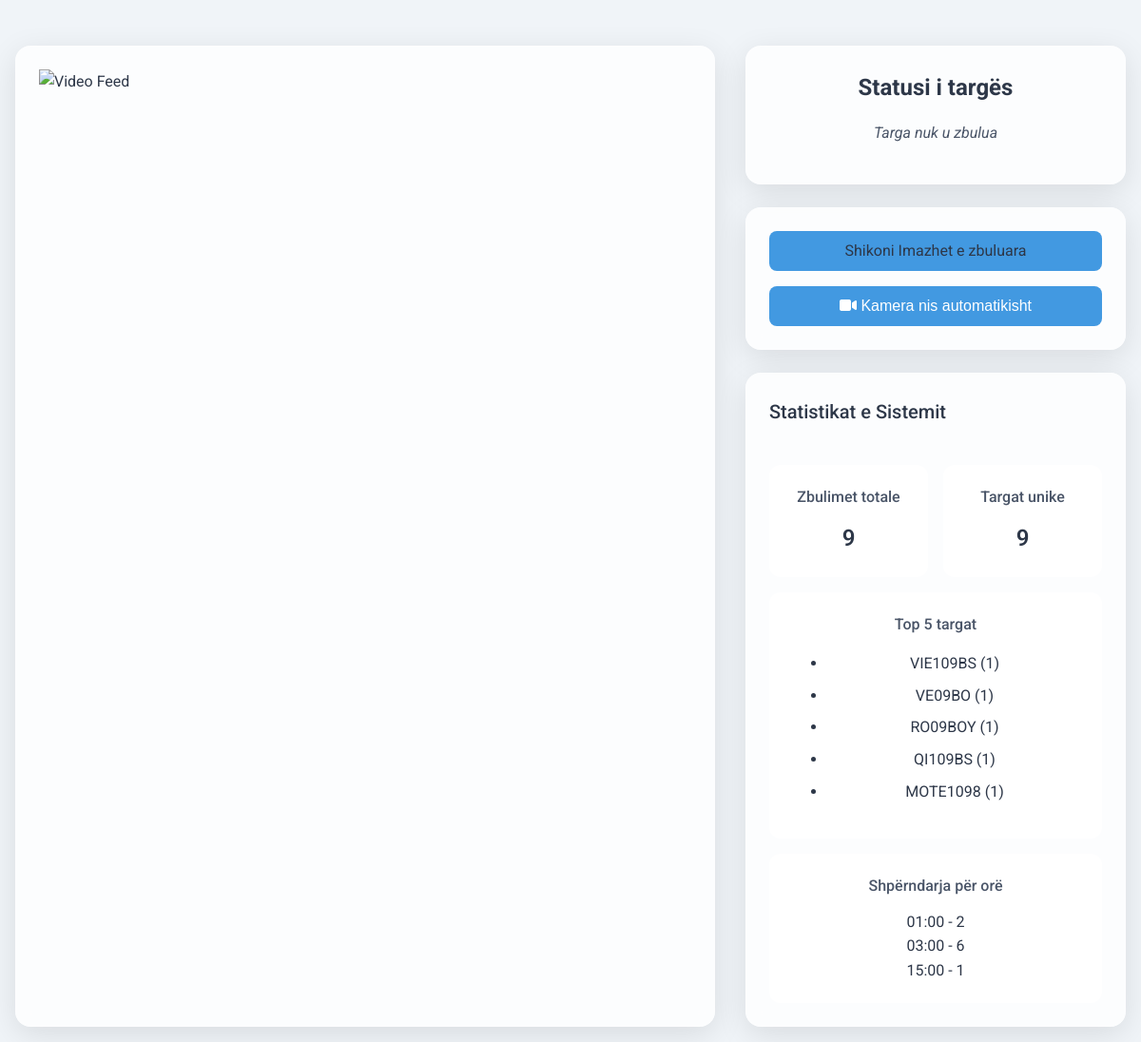
Before: / with the older database file.
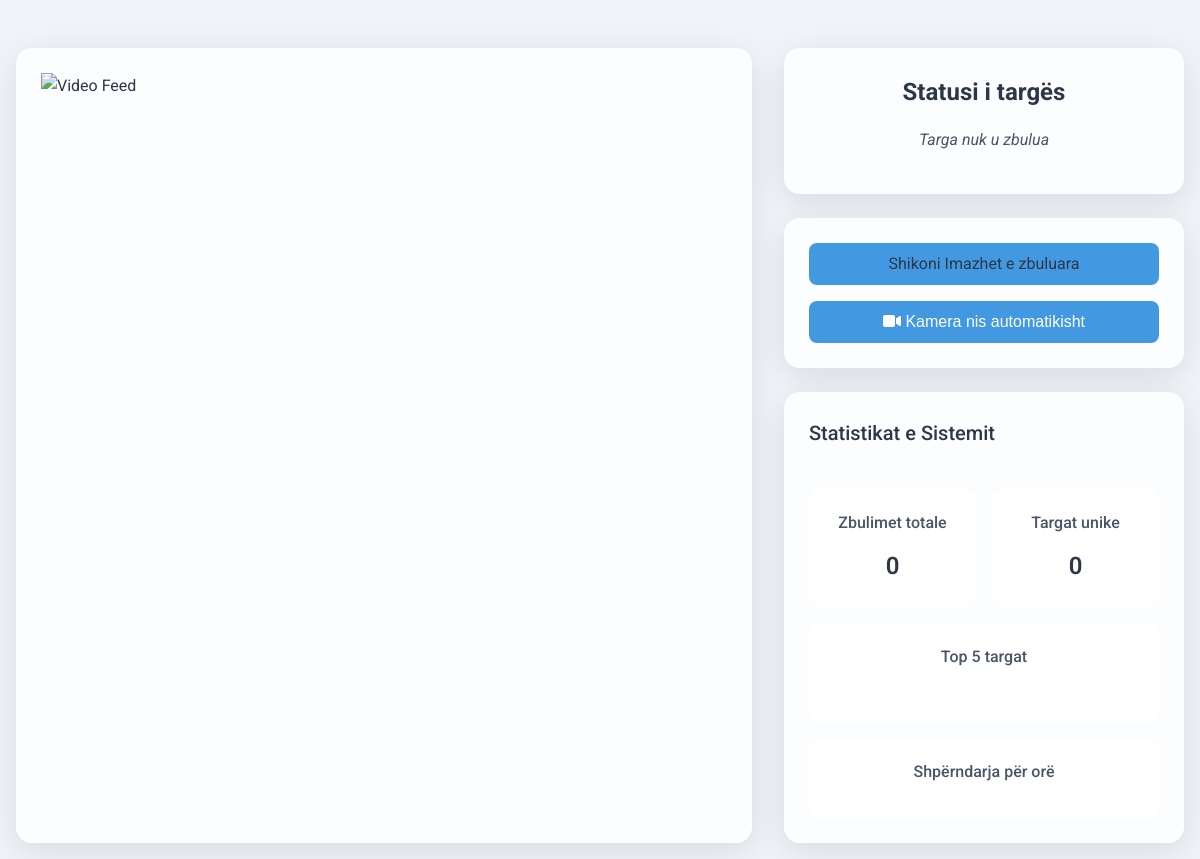
After: the same page with the newer database file.
### tables this page shows
CREATE TABLE plates (
                id INTEGER PRIMARY KEY AUTOINCREMENT,
                plate_number TEXT NOT NULL,
                country_code TEXT,
                timestamp DATETIME DEFAULT CURRENT_TIMESTAMP,
                original_image_path TEXT,
                street TEXT,
                city TEXT,
                country TEXT
            );

### app.py (the view)
@app.route('/')
def index():
    stats = {
        'total_detections': 0,
        'unique_plates': 0,
        'top_plates': [],
        'hour_distribution': []
    }
    try:
        with get_db_connection() as conn:
            stats['total_detections'] = conn.execute('SELECT COUNT(*) FROM plates').fetchone()[0]
            stats['unique_plates'] = conn.execute('SELECT COUNT(DISTINCT plate_number) FROM plates').fetchone()[0]
            stats['top_plates'] = conn.execute('''
                SELECT plate_number, COUNT(*) as count
                FROM plates
                GROUP BY plate_number
                ORDER BY count DESC
                LIMIT 5
            ''').fetchall()
            stats['hour_distribution'] = conn.execute('''
                SELECT strftime('%H', timestamp) as hour, COUNT(*) as count
                FROM plates
                GROUP BY hour
                ORDER BY hour
            ''').fetchall()
    except Exception as e:
        logger.error(f"Stats error: {str(e)}")
    return render_template('index.html', stats=stats)

### app.py (called while the page is built)
@contextmanager
def get_db_connection():
    conn = sqlite3.connect('license_plates.db')
    conn.row_factory = sqlite3.Row
    try:
        yield conn
    finally:
        conn.close()

### templates/index.html (shortened to what this page needs)
<!DOCTYPE html>
<html lang="en">
<head>
    <link rel="stylesheet" href="{{ url_for('static', filename='styles.css') }}">
</head>
<body>
    <main class="container">
        <div class="main-content">
            <div class="video-container glass fade-in-up">
                <img src="{{ url_for('video_feed') }}" alt="Video Feed" id="video-feed">
            </div>
            <div class="side-panel">
                <div class="plate-info glass fade-in-up">
                    <h2>Statusi i targës</h2>
                    <div id="plate-info">
                        <p class="not-detected pulse">Targa nuk u zbulua</p>
                    </div>
                </div>
                <div class="controls glass fade-in-up">
                    <a class="primary" href="{{ url_for('images') }}">Shikoni Imazhet e zbuluara</a>
                    <button id="start-btn"><i class="fas fa-video"></i> Kamera nis automatikisht</button>
                </div>
                <div class="stats glass fade-in-up">
                    <h2>Statistikat e Sistemit</h2>
                    <div class="stats-grid">
                        <div class="stat-item">
                            <h3>Zbulimet totale</h3>
                            <p id="total-detections">
                                {% if stats %}{{ stats.total_detections }}{% else %}0{% endif %}
                            </p>
                        </div>
                        <div class="stat-item">
                            <h3>Targat unike</h3>
                            <p id="unique-plates">
                                {% if stats %}{{ stats.unique_plates }}{% else %}0{% endif %}
                            </p>
                        </div>
                        <div class="stat-item">
                            <h3>Top 5 targat</h3>
                            <ul id="top-plates">
                                {% if stats %}
                                    {% for plate in stats.top_plates %}
                                    <li>{{ plate.plate_number }} ({{ plate.count }})</li>
                                    {% endfor %}
                                {% else %}
                                    Nuk ka të dhëna
                                {% endif %}
                            </ul>
                        </div>
                        <div class="stat-item">
                            <h3>Shpërndarja për orë</h3>
                            <div id="hour-distribution">
                                {% if stats %}
                                    {% for hour in stats.hour_distribution %}
                                    {{ hour.hour }}:00 - {{ hour.count }}<br>
                                    {% endfor %}
                                {% else %}
                                    Nuk ka të dhëna
                                {% endif %}
                            </div>
                        </div>
                    </div>
                </div>
            </div>
        </div>
    </main>
</body>
</html>

### static/styles.css (style rules this page uses)
:root { --bg-main: #f0f4f8; --bg-card: rgba(255, 255, 255, 0.95); --text-primary: #2d3748; --text-secondary: #4a5568; --accent-blue: #4299e1; --accent-green: #48bb78; --accent-red: #f56565; --border-color: rgba(226, 232, 240, 0.8); --shadow-sm: 0 2px 4px rgba(0, 0, 0, 0.05); --shadow-md: 0 4px 6px rgba(0, 0, 0, 0.07); --glass-bg: rgba(255, 255, 255, 0.8); --glass-border: rgba(255, 255, 255, 0.18); --glass-shadow: 0 8px 32px rgba(0, 0, 0, 0.1); }
body { font-family: 'Roboto', sans-serif; background-color: var(--bg-main); color: var(--text-primary); line-height: 1.6; margin: 0; padding: 0; min-height: 100vh; -webkit-font-smoothing: antialiased; -moz-osx-font-smoothing: grayscale; }
.container { max-width: 1400px; margin: 0 auto; padding: 1rem; }
.primary { color: var(--text-primary); background-color: var(--accent-blue); text-align: center; text-decoration: none; padding: 0.5rem 1rem; border-radius: 0.5rem; transition: all 0.3s ease; }
.main-content { display: grid; grid-template-columns: 1fr 400px; gap: 2rem; margin-top: 2rem; }
.video-container { background: var(--bg-card); border-radius: 1rem; overflow: hidden; box-shadow: var(--shadow-md); }
.video-container img { width: 100%; height: auto; display: block; }
.side-panel { display: flex; flex-direction: column; gap: 1.5rem; }
.glass { background: var(--glass-bg); backdrop-filter: blur(8px); border: 1px solid var(--glass-border); border-radius: 1rem; padding: 1.5rem; box-shadow: var(--glass-shadow); }
.plate-info { text-align: center; }
.plate-info h2 { margin: 0 0 1rem 0; color: var(--text-primary); }
.not-detected { color: var(--text-secondary); font-style: italic; }
.controls { display: flex; flex-direction: column; gap: 1rem; }
button { background: var(--accent-blue); color: white; border: none; padding: 0.75rem 1.5rem; border-radius: 0.5rem; cursor: pointer; font-size: 1rem; transition: all 0.3s ease; }
.stats { display: flex; flex-direction: column; gap: 1.5rem; padding: 1.5rem; height: fit-content; }
.stats h2 { margin: 0 0 1rem 0; color: var(--text-primary); font-size: 1.25rem; font-weight: 500; }
.stats-grid { display: grid; grid-template-columns: repeat(2, 1fr); gap: 1rem; width: 100%; }
.stat-item { background: var(--glass-bg); padding: 1.25rem; border-radius: 0.75rem; text-align: center; border: 1px solid var(--glass-border); transition: transform 0.2s ease; }
.stat-item h3 { margin: 0 0 0.75rem 0; font-size: 1rem; color: var(--text-secondary); font-weight: 500; }
.stat-item p { margin: 0; font-size: 1.5rem; font-weight: 600; color: var(--text-primary); }
.stat-item:nth-child(3), .stat-item:nth-child(4), .stat-item:nth-child(5) { grid-column: 1 / -1; }

Changed rows visible on the page:
removed plates: plate_number "VIE109BS", count "1"
removed plates: plate_number "VE09BO", count "1"
removed plates: plate_number "RO09BOY", count "1"
removed plates: plate_number "QI109BS", count "1"
removed plates: plate_number "MOTE1098", count "1"
Other visible differences:
{{ stats.total_detections }}: "9" → "0"
{{ stats.unique_plates }}: "9" → "0"
list line gone: "01 :00 - 2"
list line gone: "03 :00 - 6"
list line gone: "15 :00 - 1"
